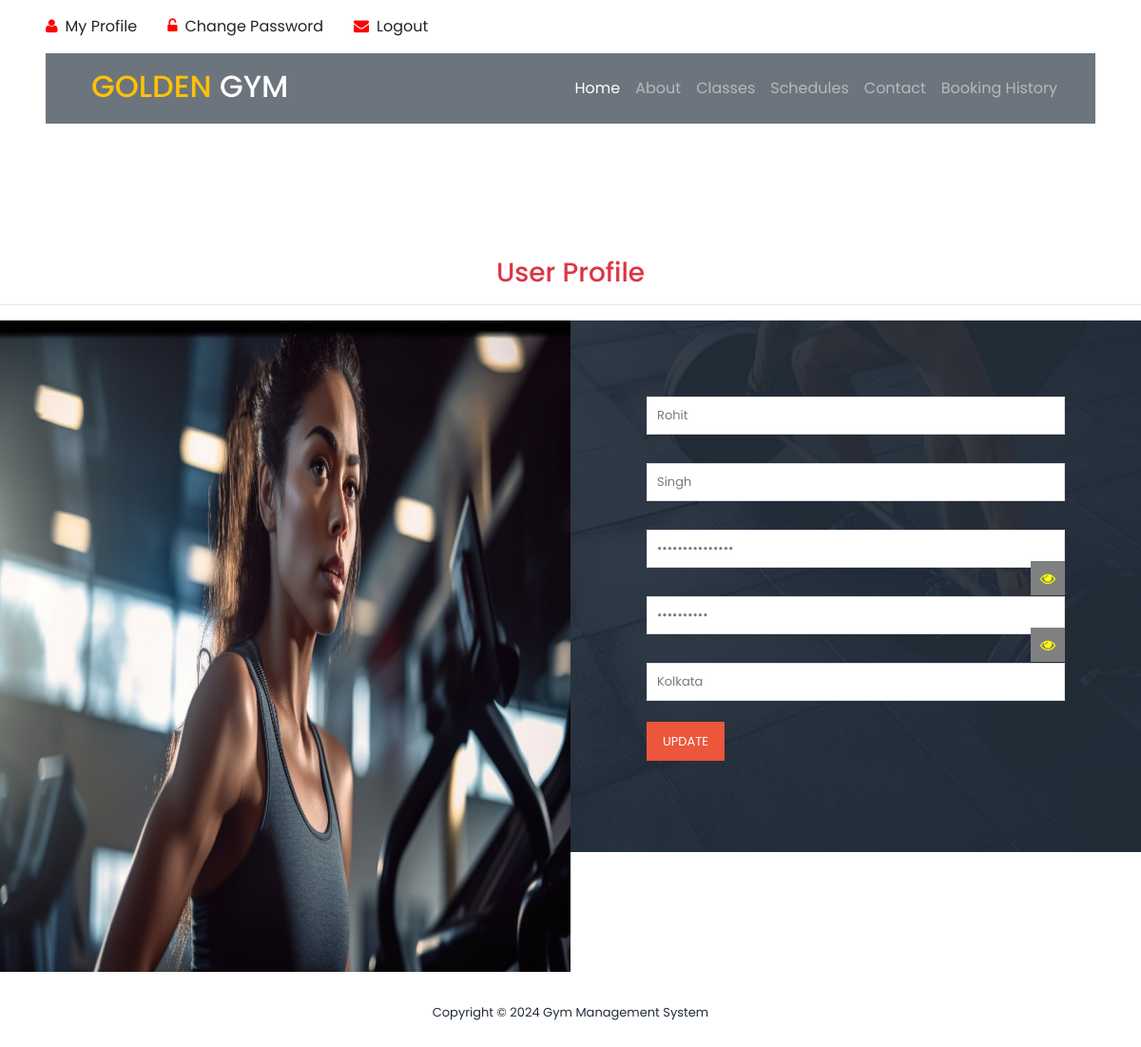
The page /user_profile/ (signed in) on the database its author committed.
### gym/models.py (models this page shows, shortened)
class Signup(models.Model):
    user = models.ForeignKey(User, on_delete=models.CASCADE, null=True)
    mobile = models.CharField(max_length=15, null=True)
    state = models.CharField(max_length=150, null=True)
    city = models.CharField(max_length=150, null=True)
    address = models.CharField(max_length=200, null=True)
    creationdate = models.DateTimeField(auto_now_add=True)

### gym/views.py (the view, shortened to what this page needs)
# urls.py: path('user_profile/', user_profile, name="user_profile"),
def user_profile(request):
    data = Signup.objects.get(user=request.user)
    return render(request, "user_profile.html", locals())

### gym/templates/user_profile.html (shortened to what this page needs)
{% load static %}
<link rel="stylesheet" href="https://cdnjs.cloudflare.com/ajax/libs/font-awesome/4.7.0/css/font-awesome.min.css">
<html lang="en">
<head>
    <link rel="stylesheet" type="text/css" href="{% static 'assets/css/bootstrap.min.css' %}">
    <link rel="stylesheet" type="text/css" href="{% static 'assets/css/font-awesome.css' %}">
    <link rel="stylesheet" href="{% static 'assets/css/templatemo-training-studio.css' %}">
</head>
<body>
<div class="container-fluid py-3 px-lg-5 d-none d-lg-block">
    <div class="row">
        {% if request.user.is_authenticated %}
        <div class="col-md-6 text-center text-lg-left mb-2 mb-lg-0">
            <div class="d-inline-flex align-items-center">
                <a class="text-body pr-3" href="/user_profile/"><i style="color:red" class="fa fa-user mr-2"></i>My Profile</a>
                <a class="text-body px-3" href="/user_change_password/"><i style="color:red" class="fa fa-unlock-alt mr-2"></i>Change Password</a>
                <a class="text-body px-3" href="/user_logout/"><i style="color:red" class="fa fa-envelope mr-2"></i>Logout</a>
            </div>
        </div>
        {% endif %}
    </div>
</div>
<div class="container-fluid position-relative nav-bar p-0">
    <div class="position-relative px-lg-5" style="z-index: 9;">
        <nav class="navbar navbar-expand-lg bg-secondary navbar-dark py-3 py-lg-3 pl-3 pl-lg-5">
            <a href="" >
                <h2 class="text-uppercase text-warning mb-1">Golden <span class="text-white">Gym</span>
                </h2>
            </a>
            <div class="collapse navbar-collapse justify-content-between px-3" id="navbarCollapse">
                <div class="navbar-nav ml-auto py-0">
                    <a href="/" class="nav-item nav-link active">Home</a>
                    <a href="#features" class="nav-item nav-link">About</a>
                    <a href="#our-classes" class="nav-item nav-link">Classes</a>
                    <a href="#schedule" class="nav-item nav-link ">Schedules</a>
                    <a href="#contact-us" class="nav-item nav-link">Contact</a>
                    {% if request.user.is_authenticated %}
                    <a href="/booking_history/" class="nav-item nav-link">Booking History</a>
                    {% else %}
                    <a href="#admin"><button style="color:red" class="nav-item nav-link">Admin</button></a>
                    {% endif %}
                </div>
            </div>
        </nav>
    </div>
</div>
<section class="section" id="admin">
    <h3 class="text-center text-danger">User Profile</h3>
    <hr/>
    <div class="container-fluid mt-3">
        <div class="row">
            <div class="col-lg-6 col-md-6 col-xs-12">
                <div id="map">
                    <img src="{% static 'assets/images/login.jpg' %}" style="width: 100%; height: 685px;">
                </div>
            </div>
            <div class="col-lg-6 col-md-6 col-xs-12">
                <div class="admin-form">
                    <form method="post" action="" enctype="multipart/form-data">
                        <div class="row">
                            <div class="col-md-12 col-sm-12">
                                <fieldset>
                                    <input type="text" name="firstname" placeholder="First Name" required value="{{data.user.first_name}}">
                                </fieldset>
                            </div>
                            <div class="col-md-12 col-sm-12">
                                <fieldset>
                                    <input type="text" name="secondname" placeholder="Last Name" required value="{{data.user.last_name}}">
                                </fieldset>
                            </div>
                            <div class="col-md-12 col-sm-12">
                                <fieldset>
                                    <input type="password" name="email" id="email" placeholder="Enter Email" value="{{data.user.username}}" readonly>
                                    <span class="fa fa-eye field-icon toggle-password-2" id="email-eye" onclick="togglePassword2()"></span>
                                </fieldset>
                            </div>
                            <div class="col-md-12 col-sm-12">
                                <fieldset>
                                    <input type="password" name="mobile" id="mobile" placeholder="Mobile Number" value="{{data.mobile}}" readonly>
                                    <span class="fa fa-eye field-icon toggle-password" id="mobile-eye" onclick="togglePassword()"></span>
                                </fieldset>
                            </div>
                             <div class="col-md-12 col-sm-12">
                                <fieldset>
                                    <input type="text" name="address" placeholder="Address" value="{{data.address}}" required>
                                </fieldset>
                            </div>
                            <div class="col-lg-12">
                                <fieldset>
                                    <button type="submit" class="main-button" href="">Update</button>
                                </fieldset>
                            </div>
                        </div>
                    </form>
                </div>
            </div>
        </div>
    </div>
</section>
<footer>
    <div class="container">
        <div class="row">
            <div class="col-lg-12">
                <p>Copyright &copy;
                    Gym Management System
                </p>
            </div>
        </div>
    </div>
</footer>
</body>
</html>

### gym/static/assets/css/templatemo-training-studio.css (style rules this page uses)
html, body, div, span, applet, object, iframe, h1, h2, h3, h4, h5, h6, p, blockquote, div pre, a, abbr, acronym, address, big, cite, code, del, dfn, em, font, img, ins, kbd, q, s, samp, small, strike, strong, sub, sup, tt, var, b, u, i, center, dl, dt, dd, ol, ul, li, figure, header, nav, section, article, aside, footer, figcaption { margin: 0; padding: 0; border: 0; outline: 0; }
header, nav, section, article, aside, footer, hgroup { display: block; }
* { box-sizing: border-box; }
html, body { font-family: 'Poppins', sans-serif; font-weight: 400; background-color: #fff; font-size: 16px; -ms-text-size-adjust: 100%; -webkit-font-smoothing: antialiased; -moz-osx-font-smoothing: grayscale; }
a { text-decoration: none !important; }
h1, h2, h3, h4, h5, h6 { margin-top: 0px; margin-bottom: 0px; }
p { font-size: 14px; line-height: 25px; color: #7a7a7a; }
html, body { background: #fff; font-family: 'Poppins', sans-serif; }
#admin { margin-top: 140px; }
#admin .container-fluid .col-lg-6 { padding: 0px; }
#admin .admin-form { padding: 80px; background-image: url(../images/contact-bg.jpg); background-position: center center; background-repeat: no-repeat; background-size: cover; }
.admin-form input { color: #7a7a7a; font-size: 13px; border: 1px solid #ddd; background-color: #fff; width: 100%; height: 40px; outline: none; line-height: 40px; padding: 0px 10px; -webkit-appearance: none; -moz-appearance: none; appearance: none; margin-bottom: 30px; }
.admin-form ::placeholder { color: #7a7a7a; }
.admin-form button { display: inline-block; font-size: 13px; padding: 11px 17px; background-color: #ed563b; color: #fff; text-align: center; font-weight: 400; text-transform: uppercase; transition: all .3s; border: none; outline: none; margin-top: -8px; }
footer { text-align: center; padding: 30px 0px; }
footer p { color: #232d39; font-size: 13px; }

### gym/templates/user_profile.html (style rules this page uses)
.field-icon { float: right; margin-left: -25px; margin-top: -37px; position: relative; background:gray; color:yellow; z-index: 2; padding:10px; }

### rows shown on the page
Signup: firstname "Rohit", secondname "Singh", address "Kolkata"
